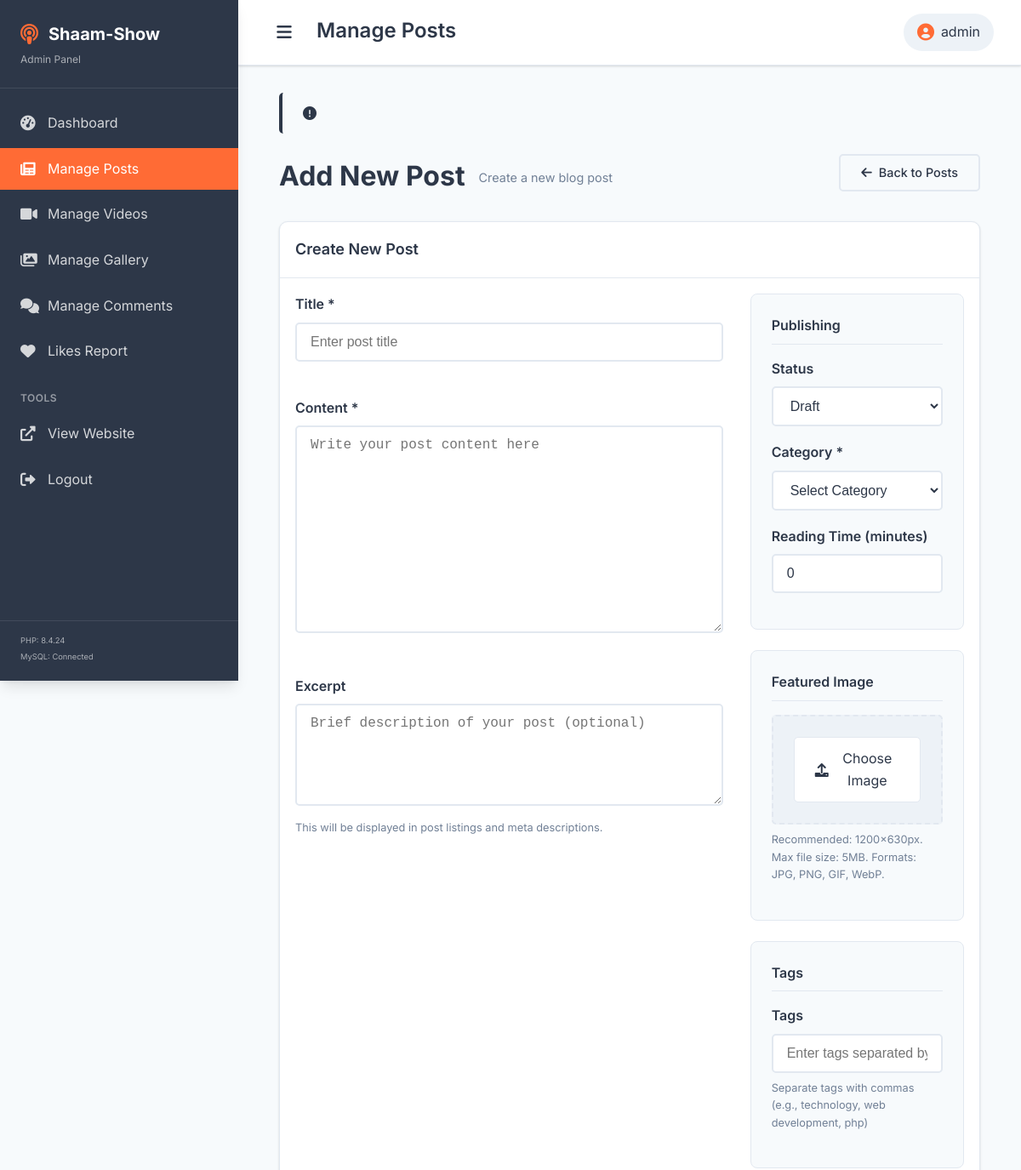
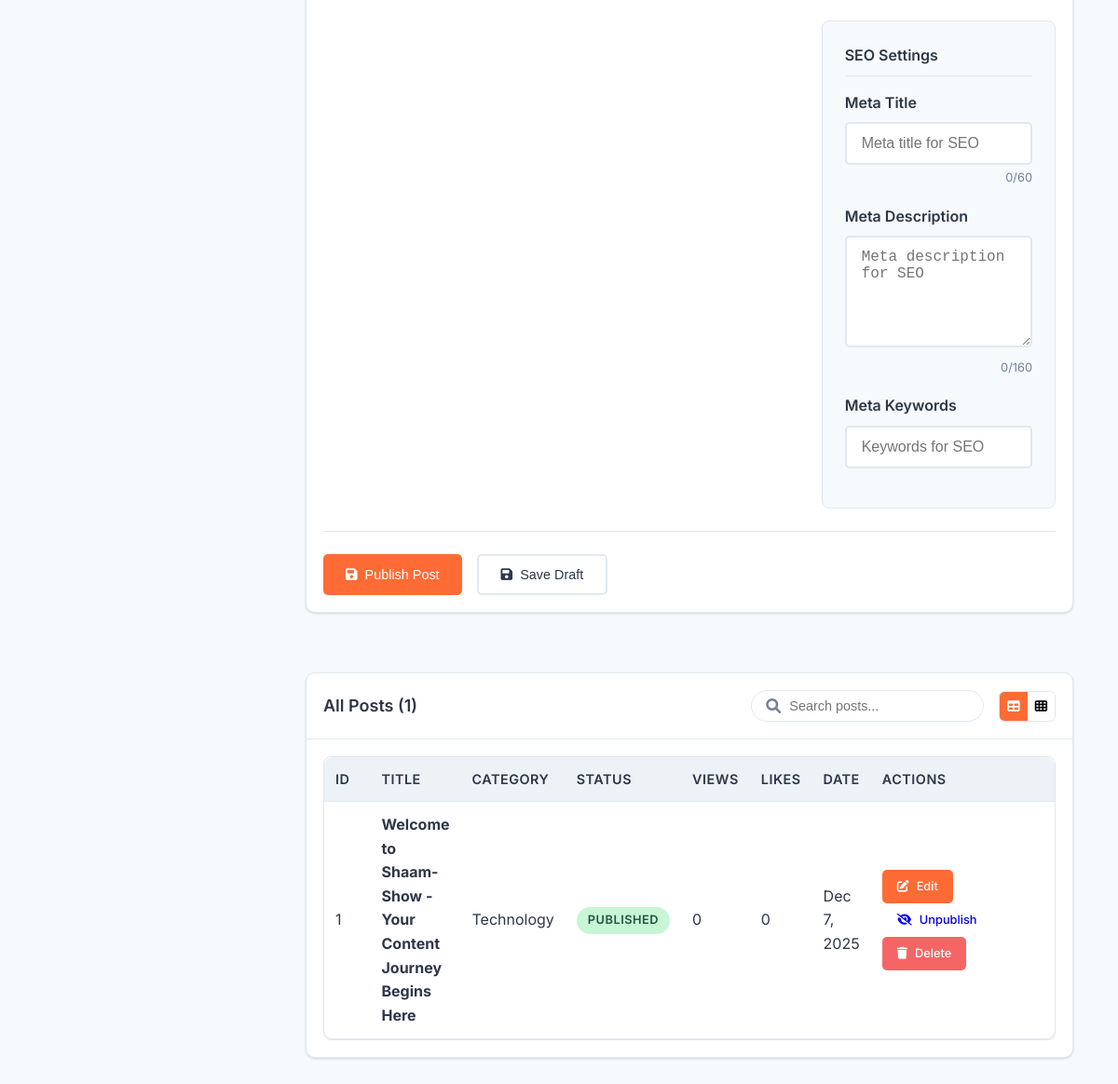
/admin/manage-posts.php (signed in), run on the app's committed database (2 pictures, top to bottom).
### tables this page shows
CREATE TABLE posts (
    id INT AUTO_INCREMENT PRIMARY KEY,
    title VARCHAR(255) NOT NULL,
    slug VARCHAR(300) UNIQUE NOT NULL,
    content LONGTEXT NOT NULL,
    excerpt TEXT,
    featured_image VARCHAR(500),
    category_id INT,
    tags JSON,
    reading_time INT DEFAULT 5,
    views INT DEFAULT 0,
    likes INT DEFAULT 0,
    status ENUM('published', 'draft', 'archived') DEFAULT 'draft',
    meta_title VARCHAR(255),
    meta_description TEXT,
    meta_keywords TEXT,
    author_id INT NOT NULL,
    published_at TIMESTAMP NULL,
    created_at TIMESTAMP DEFAULT CURRENT_TIMESTAMP,
    updated_at TIMESTAMP DEFAULT CURRENT_TIMESTAMP ON UPDATE CURRENT_TIMESTAMP,
    INDEX idx_status (status),
    INDEX idx_category (category_id),
    INDEX idx_author (author_id),
    INDEX idx_published (published_at),
    FULLTEXT idx_search (title, content, excerpt)
);

CREATE TABLE categories (
    id INT AUTO_INCREMENT PRIMARY KEY,
    name VARCHAR(100) NOT NULL,
    slug VARCHAR(150) UNIQUE NOT NULL,
    description TEXT,
    parent_id INT DEFAULT NULL,
    post_count INT DEFAULT 0,
    is_active BOOLEAN DEFAULT TRUE,
    created_at TIMESTAMP DEFAULT CURRENT_TIMESTAMP,
    updated_at TIMESTAMP DEFAULT CURRENT_TIMESTAMP ON UPDATE CURRENT_TIMESTAMP,
    INDEX idx_parent (parent_id),
    INDEX idx_slug (slug)
);

### admin/manage-posts.php (the view, shortened to what the rows shown need)
<?php
require_once '../includes/config.php';
$edit_post = null;
try {
    $stmt = $pdo->query("
        SELECT p.*, c.name as category_name
        FROM posts p
        LEFT JOIN categories c ON p.category_id = c.id
        ORDER BY p.created_at DESC
    ");
    $posts = $stmt->fetchAll();
} catch (PDOException $e) {
    die("Database error: " . $e->getMessage());
}
?>
<?php include 'includes/admin-header.php'; ?>
<div class="content-header">
    <div class="header-left">
        <h1><?php echo $edit_post ? 'Edit Post' : 'Add New Post'; ?></h1>
    </div>
</div>
<div class="posts-manager">
    <div class="card form-card">
        <div class="card-header">
            <h2><?php echo $edit_post ? 'Edit Post' : 'Create New Post'; ?></h2>
        </div>
    </div>
    <?php if (!$edit_post): ?>
    <div class="card posts-list-card">
        <div class="card-header">
            <h2>All Posts (<?php echo count($posts); ?>)</h2>
        </div>
        <div class="card-body">
            <?php if ($posts): ?>
                <div class="table-view view-content active">
                    <div class="table-responsive">
                        <table class="data-table mobile-friendly">
                            <thead>
                                <tr>
                                    <th width="50">ID</th>
                                    <th>Title</th>
                                    <th>Category</th>
                                    <th>Status</th>
                                    <th>Views</th>
                                    <th>Likes</th>
                                    <th>Date</th>
                                    <th width="200">Actions</th>
                                </tr>
                            </thead>
                            <tbody>
                                <?php foreach ($posts as $post): ?>
                                <tr>
                                    <td><?php echo $post['id']; ?></td>
                                    <td>
                                        <div class="post-title-cell">
                                            <strong><?php echo htmlspecialchars($post['title']); ?></strong>
                                        </div>
                                    </td>
                                    <td><?php echo htmlspecialchars($post['category_name'] ?? 'Uncategorized'); ?></td>
                                    <td>
                                        <span class="status-badge status-<?php echo $post['status']; ?>">
                                            <?php echo ucfirst($post['status']); ?>
                                        </span>
                                    </td>
                                    <td><?php echo number_format($post['views']); ?></td>
                                    <td><?php echo number_format($post['likes']); ?></td>
                                    <td>
                                        <span class="date-display">
                                            <?php echo date('M j, Y', strtotime($post['created_at'])); ?>
                                        </span>
                                    </td>
                                    <td>
                                        <div class="actions">
                                            <a href="manage-posts.php?edit=<?php echo $post['id']; ?>"
                                               class="btn btn-primary btn-sm"
                                               title="Edit post">
                                                <i class="fas fa-edit"></i>
                                                <span class="btn-text">Edit</span>
                                            </a>
                                            <?php if ($post['status'] !== 'published'): ?>
                                                <a href="manage-posts.php?publish=<?php echo $post['id']; ?>"
                                                   class="btn btn-success btn-sm"
                                                   title="Publish post">
                                                    <i class="fas fa-upload"></i>
                                                    <span class="btn-text">Publish</span>
                                                </a>
                                            <?php else: ?>
                                                <a href="manage-posts.php?unpublish=<?php echo $post['id']; ?>"
                                                   class="btn btn-warning btn-sm"
                                                   title="Unpublish post">
                                                    <i class="fas fa-eye-slash"></i>
                                                    <span class="btn-text">Unpublish</span>
                                                </a>
                                            <?php endif; ?>
                                            <a href="manage-posts.php?delete=<?php echo $post['id']; ?>"
                                               class="btn btn-danger btn-sm"
                                               onclick="return confirm('Are you sure you want to delete this post? This action cannot be undone.');"
                                               title="Delete post">
                                                <i class="fas fa-trash"></i>
                                                <span class="btn-text">Delete</span>
                                            </a>
                                        </div>
                                    </td>
                                </tr>
                                <?php endforeach; ?>
                            </tbody>
                        </table>
                    </div>
                </div>
            <?php endif; ?>
        </div>
    </div>
    <?php endif; ?>
</div>
<?php include 'includes/admin-footer.php'; ?>

### data on the page
posts: id "1", title "Welcome to Shaam-Show - Your Content Journey Begins Here", category.name "Technology", status "PUBLISHED", views "0", likes "0", created_at "Dec 7, 2025"

### other printed values
PHP_VERSION "8.4.24"
$page_title "Manage Posts"
$admin_name "admin"
count($posts) "1"
